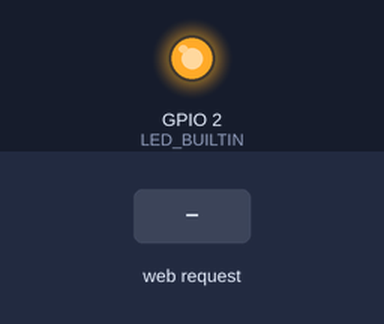
A sketch run on a simulated ESP8266 (NodeMCU). Shown: output pins drawn as LEDs (lit = HIGH, except the on-board LED, lit = LOW). The inputs (shaded band) are chosen by the test bench. WiFi joins after 1.5 s; servers stay silent unless stated; what the sketch prints to the serial monitor is not drawn.

Above: at 3.2 s.
3.3 s: HTTP request GET /off received
At 4.2 s:
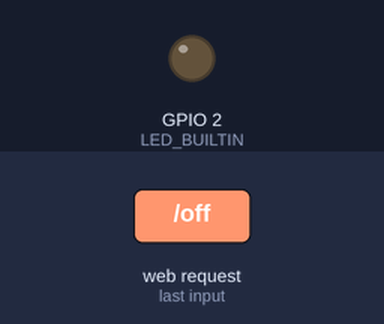
4.8 s: HTTP request GET /on received
At 5.3 s:
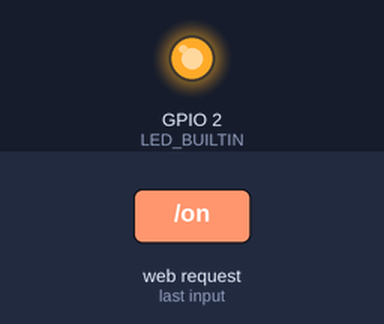
Timing chart, 0 to 7.8 s (numbered marks = the images above; inputs shaded):
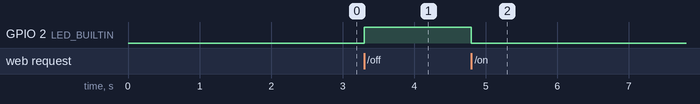

Measured:
- after the input at 3.3 s, GPIO 2 (LED_BUILTIN): LOW → HIGH at once
- after the input at 4.8 s, GPIO 2 (LED_BUILTIN): HIGH → LOW at once

The sketch:

station.ino.ino
```cpp
#include <ESP8266WiFi.h>        // Include the Wi-Fi library
#include <ESP8266WebServer.h>

ESP8266WebServer server(80);

const char* ssid     = "SSID";         // The SSID (name) of the Wi-Fi network you want to connect to
const char* password = "PASSWORD";     // The password of the Wi-Fi network

void setup() {
  Serial.begin(115200);         // Start the Serial communication to send messages to the computer
  delay(10);
  Serial.println('\n');
  pinMode(LED_BUILTIN, OUTPUT);
  WiFi.begin(ssid, password);             // Connect to the network
  Serial.print("Connecting to ");
  Serial.print(ssid); Serial.println(" ...");

  int i = 0;
  while (WiFi.status() != WL_CONNECTED) { // Wait for the Wi-Fi to connect
    delay(1000);
    Serial.print(++i); Serial.print(' ');
  }

  Serial.println('\n');
  Serial.println("Connection established!");
  Serial.print("IP address:\t");
  Serial.println(WiFi.localIP());         // Send the IP address of the ESP8266 to the computer
    server.on("/", HTTP_GET, handleRoot);     // Call the 'handleRoot' function when a client requests URI "/"
    server.on("/on", HTTP_GET, on);     // Call the 'handleRoot' function when a client requests URI "/"
    server.on("/off", HTTP_GET, off);     // Call the 'handleRoot' function when a client requests URI "/"
    server.begin();                           // Actually start the server
}

void loop() {
    server.handleClient();
  }

  void handleRoot() {                         // When URI / is requested, send a web page with a button to toggle the LED
  server.send(200, "text/html", "Hello costycnc");
}
void on() {                         // When URI / is requested, send a web page with a button to toggle the LED
  server.send(200, "text/html", "Hello costycnc on");
  digitalWrite(LED_BUILTIN, LOW);
}
void off() {                         // When URI / is requested, send a web page with a button to toggle the LED
  server.send(200, "text/html", "Hello costycnc off");
  digitalWrite(LED_BUILTIN, HIGH);
}
```
